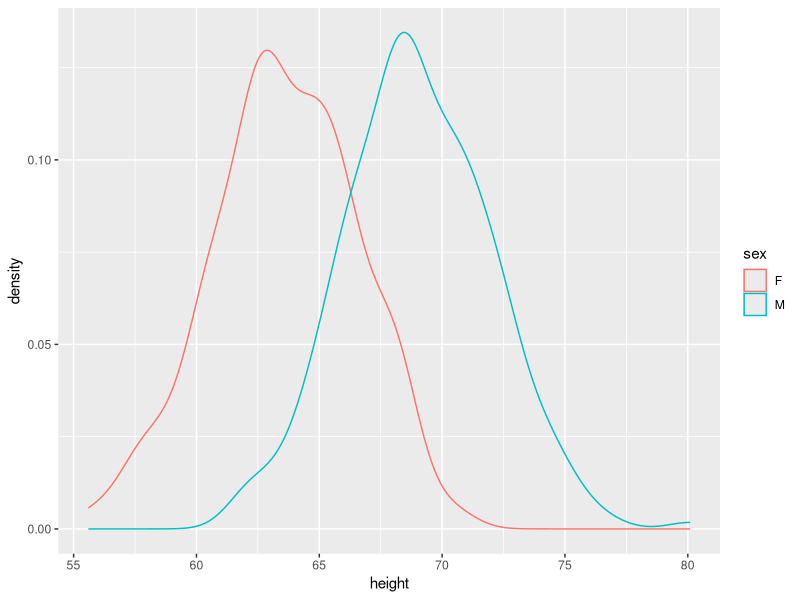
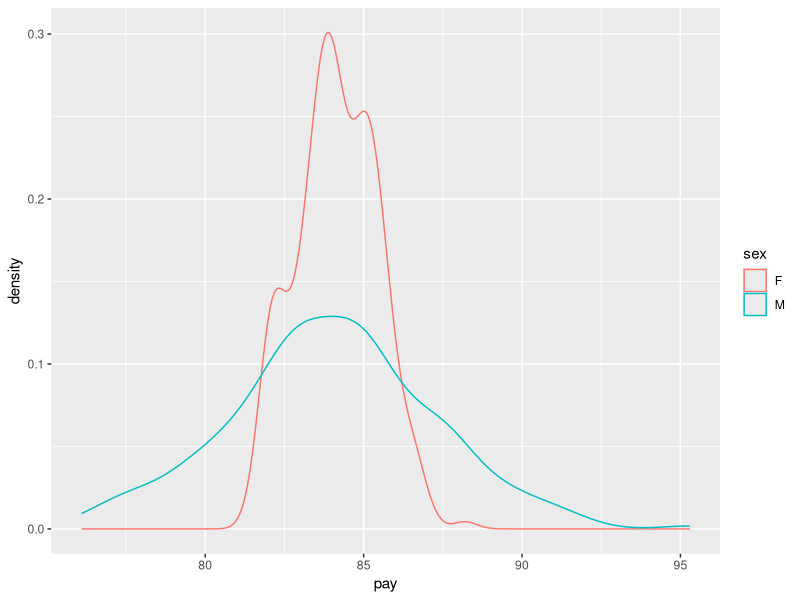

Here is the R script that generated these plots, in order: (Note: this script raises an error after producing the figures.)
# This is an example of a simulated data -> analysis exercise.
# First we generate a data set with engineered relationships among the variables,
# then we explore and analyze the data to practice "re-discovering" the relationships.

# Generate simulated data
set.seed(1)
N <- 500
sex <- sample(c("M","F"), N, replace=T)
mean_height <- c(M=69.1, F=63.7)	# inches
sd_height <- c(M=2.9, F=2.7)
beers_per_week <- c(M=6, F=3)
football_hours_per_week <- c(M=8, F=4)

main_colors <- grep("(\\d|light|dark|medium)", colors(), invert=T, value=T)
main_colors <- main_colors[nchar(main_colors) < 6]
favorite_color <- list(
	F=grep("[pyam]", main_colors, value=T),
	M=grep("[dbwg]", main_colors, value=T)
)

intersect(favorite_color[['M']], favorite_color[['F']])
setdiff(favorite_color[['M']], favorite_color[['F']]) 
setdiff(favorite_color[['F']], favorite_color[['M']]) 

pay_data <- data.frame(
	sex = sex,
	height = round(rnorm(N, mean=mean_height[sex], sd=sd_height[sex]),1),
	beers = rpois(N, lambda=beers_per_week[sex]),
	football = rpois(N, lambda=football_hours_per_week[sex]),
	favorite_color = sapply(sex, function(g) sample(favorite_color[[g]], 1))
)

# add outcome
base_pay <- c(M=15, F=68.2)
pay_height_coeff <- c(M=1, F=0.25)

pay_data$pay <- with(pay_data, round(base_pay[as.character(sex)] + pay_height_coeff[as.character(sex)] * height + rnorm(N, sd=1),1))

# Examine the simulated data
summary(pay_data[pay_data$sex=="M","pay"])
summary(pay_data[pay_data$sex=="F","pay"])

library(ggplot2)
ggplot(pay_data, aes(x=height, col=sex)) + geom_density()
ggplot(pay_data, aes(x=pay, col=sex)) + geom_density()

plot(pay ~ height, pay_data, col=pay_data$sex)
abline(base_pay["M"], pay_height_coeff["M"], lty=2, lwd=3, col="palegreen")
abline(base_pay["F"], pay_height_coeff["F"], lty=2, lwd=3, col="lightblue")

# Fit a linear regression model
fit <- lm(pay ~ sex*height, pay_data)
summary(fit)
# income depends on sex and height

# visualize the predictions
pay_data$predicted <- predict(fit)
points(predicted ~ height, pay_data, col="yellow", pch=4)
# also try col=c("blue", "green")[pay_data$sex]

# visualize the fitted model
coeff <- summary(fit)$coeff[,"Estimate"]
# F is the base, since it is the first factor level
abline( coeff["(Intercept)"], coeff["height"], col="blue")
# add adjustments for M
abline( coeff["(Intercept)"] + coeff["sexM"], coeff["height"] + coeff["sexM:height"], col="green")

# Exploration questions:
# What happens if you change N to 50? To 5000?

# Simulation topics:
# Diabetes: association of weight and blood sugar.
